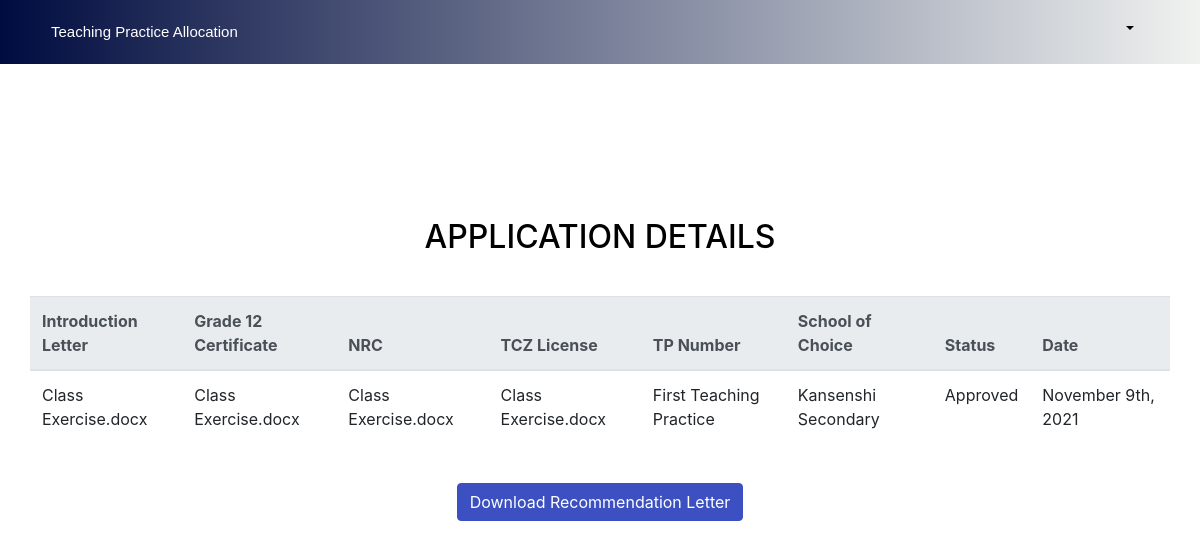
The app's page /student/applicationDetails.php?id=5 with its own data.
### tables this page shows
CREATE TABLE IF NOT EXISTS `applications` (
  `id` int(10) NOT NULL AUTO_INCREMENT,
  `letter` varchar(30) NOT NULL,
  `g12` varchar(30) NOT NULL,
  `nrc` varchar(30) NOT NULL,
  `license` varchar(30) NOT NULL,
  `school` varchar(30) NOT NULL,
  `s_email` varchar(30) NOT NULL,
  `tp_number` varchar(10) NOT NULL,
  `date` datetime NOT NULL DEFAULT CURRENT_TIMESTAMP,
  `status` varchar(10) NOT NULL,
  PRIMARY KEY (`id`)
);

### student/applicationDetails.php (the view, shortened to what this page needs)
<!DOCTYPE html>
<?php
include('../includes/connect.php');
?>
<?php include('../includes/home-head.php'); ?>
<h1>Application Details</h1>
<?php
    $id = $_GET['id'];
?>
<div class="container" style="margin-bottom: 10px; color: black; margin-top: 100px;">
    <div class="row">
        <div class="table-responsive">
            <h2 class="text-center " style="margin-bottom: 40px; color: black; margin-top: 70px;">APPLICATION DETAILS</h2>
            <table class="table table-hover table-stripped">
                <thead class="thead-light">
                    <tr>
                        <th scope="col">Introduction Letter</th>
                        <th scope="col">Grade 12 Certificate</th>
                        <th scope="col">NRC</th>
                        <th scope="col">TCZ License</th>
                        <th scope="col">TP Number</th>
                        <th scope="col">School of Choice</th>
                        <th scope="col">Status</th>
                        <th scope="col">Date</th>
                    </tr>
                </thead>
                <tbody>
                    <?php
                    $query = "select * from applications where id ='$id';";
                    $result = mysqli_query($con,$query);
                    while ($row = mysqli_fetch_array($result)){ ?>
                        <tr>
                            <td><?php echo $row['letter'];?></td>
                            <td><?php echo $row['g12'];?></td>
                            <td><?php echo $row['nrc'];?></td>
                            <td><?php echo $row['license'];?></td>
                            <td><?php echo $row['tp_number'];?> Teaching Practice</td>
                            <td><?php echo $row['school'];?></td>
                            <td><?php echo $row['status'];?></td>
                            <td>
                                <?php
                                    $date = date_create($row['date']);
                                    echo date_format($date, 'F jS, Y');
                                ?>
                            </td>
                        </tr>
                    <?php } ?>
                </tbody>
            </table>
            <br>
            <div>
                <?php
                    $query = "select * from applications where id ='$id';";
                    $result = mysqli_query($con,$query);
                    $row = mysqli_fetch_array($result);
                    $status = $row['status'];
                ?>
                <?php
                    if($status == 'Approved'){
                        echo
                        "<div class='d-flex justify-content-center'>
                            <a href='../letter.php?id= $row[id] ' class='btn btn-primary'>Download Recommendation Letter</a>
                        </div
                        ";
                    }
                ?>
        </div>
        </div>
    </div>
</div>

### assets/css/style.css (style rules this page uses)
a { color: #5777ba; text-decoration: none; }
h1, h2, h3, h4, h5, h6 { font-family: "Raleway", sans-serif; }

### includes/home-head.php (style rules this page uses)
.btn-primary { background-color: #3c50c1; border-color: #3c50c1; }

### records on screen
applications: letter "Class Exercise.docx", g12 "Class Exercise.docx", nrc "Class Exercise.docx", license "Class Exercise.docx", tp_number "First", school "Kansenshi Secondary", status "Approved", date "November 9th, 2021"
